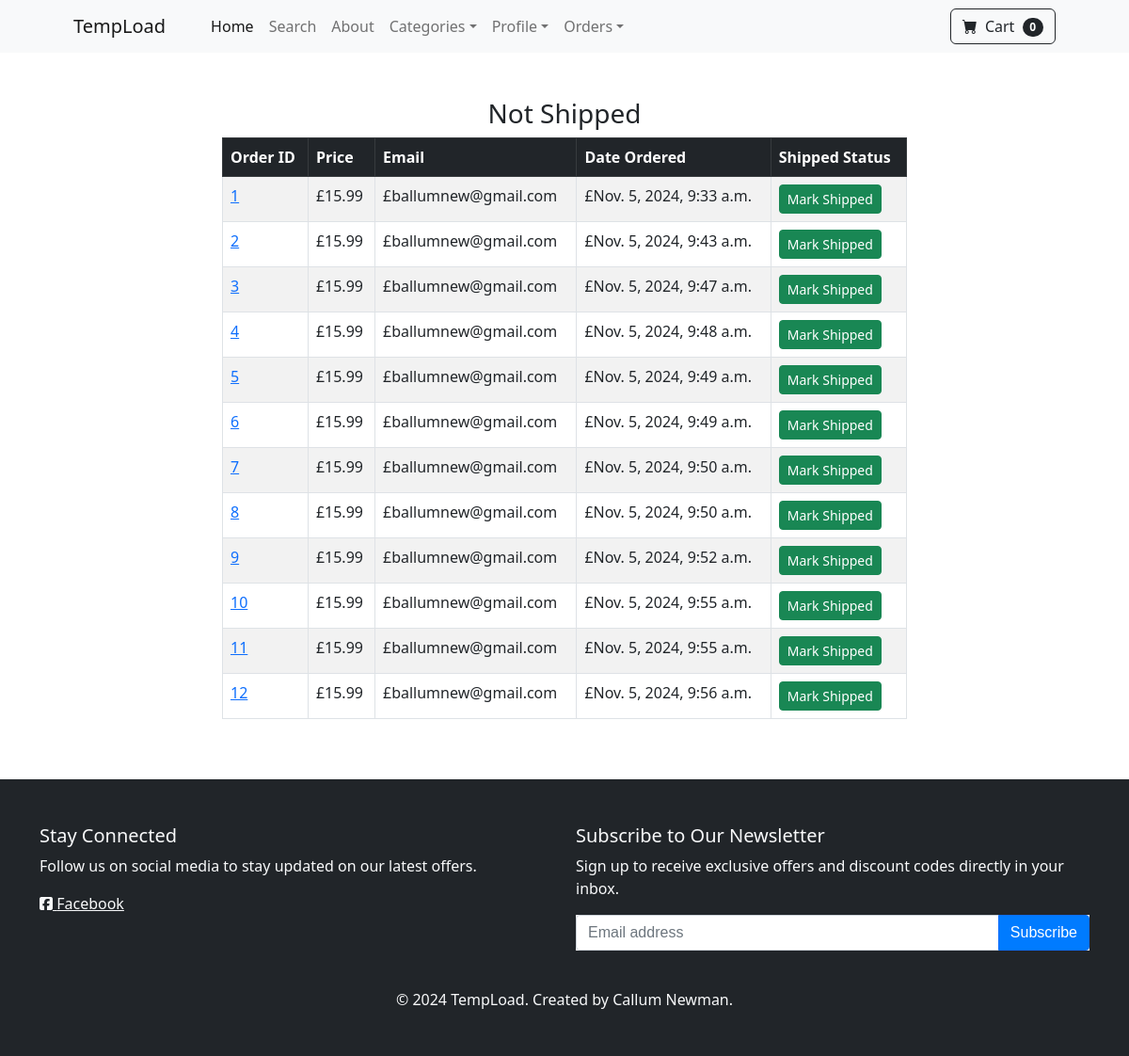
/payment/notShippedDashboard (signed in), run on the app's committed database.
### payment/models.py (models this page shows, shortened)
class Order(models.Model):
    user = models.ForeignKey(User, on_delete=models.CASCADE, null=True, blank=True)
    fullName = models.CharField(max_length=255)
    email = models.EmailField(max_length=255)
    shippingAddress = models.TextField(max_length=15000)
    amountPaid= models.DecimalField(max_digits=10, decimal_places=2)
    dateOrdered = models.DateTimeField(auto_now_add=True)
    shipped = models.BooleanField(default=False)
    dateShipped = models.DateTimeField(blank=True, null=True)
    invoice = models.CharField(max_length=250, blank=True, null=True)
    shipped = models.BooleanField(default=False)

### payment/views.py (the view, shortened to what this page needs)
# urls.py: path('notShippedDashboard',views.notShippedDashboard, name='notShippedDashboard'),
def notShippedDashboard(request):
    if request.user.is_authenticated and request.user.is_superuser:
        orders = Order.objects.filter(shipped=False)
        return render(request, "payment/notShippedDashboard.html", {"orders":orders})
    else:
        messages.success(request, "Access Denied")
        return redirect('home')

### cart/cart.py (called while the page is built)
    def __len__(self):
        return len(self.cart)

### cart/cartProcessors.py (called while the page is built)
def cart(request):
    return {'cart':Cart(request)}

### payment/templates/payment/notShippedDashboard.html (shortened to what this page needs)
{% extends 'base.html' %} {% block content %}
<div class="container">
  <div class="row">
    <center>
      <div class="col-8">
        <h3>Not Shipped</h3>
        <table class="table table-striped table-hover table-bordered">
          <thead class="table-dark">
            <tr>
              <th scope="col">Order ID</th>
              <th scope="col">Price</th>
              <th scope="col">Email</th>
              <th scope="col">Date Ordered</th>
              <th scope="col">Shipped Status</th>
            </tr>
          </thead>
          <tbody>
            {% for item in orders %}
            <tr>
              <td><a href="{% url 'orders' item.id %}">{{item.id}}</a></td>
              <td>£{{item.amountPaid}}</td>
              <td>£{{item.email}}</td>
              <td>£{{item.dateOrdered}}</td>
              <td>
                <form action="" method="POST">
                  <button type="Submit" class="btn btn-success btn-sm">Mark Shipped</button>
                </form>
              </td>
            </tr>
            {% endfor %}
          </tbody>
        </table>
      </div>
    </center>
  </div>
</div>
{% endblock %}

### data on the page
Order: id "1", amountPaid "15.99", email "ballumnew@gmail.com", dateOrdered "Nov. 5, 2024, 9:33 a.m."
Order: id "2", amountPaid "15.99", email "ballumnew@gmail.com", dateOrdered "Nov. 5, 2024, 9:43 a.m."
Order: id "3", amountPaid "15.99", email "ballumnew@gmail.com", dateOrdered "Nov. 5, 2024, 9:47 a.m."
Order: id "4", amountPaid "15.99", email "ballumnew@gmail.com", dateOrdered "Nov. 5, 2024, 9:48 a.m."
Order: id "5", amountPaid "15.99", email "ballumnew@gmail.com", dateOrdered "Nov. 5, 2024, 9:49 a.m."
Order: id "6", amountPaid "15.99", email "ballumnew@gmail.com", dateOrdered "Nov. 5, 2024, 9:49 a.m."
Order: id "7", amountPaid "15.99", email "ballumnew@gmail.com", dateOrdered "Nov. 5, 2024, 9:50 a.m."
Order: id "8", amountPaid "15.99", email "ballumnew@gmail.com", dateOrdered "Nov. 5, 2024, 9:50 a.m."
Order: id "9", amountPaid "15.99", email "ballumnew@gmail.com", dateOrdered "Nov. 5, 2024, 9:52 a.m."
Order: id "10", amountPaid "15.99", email "ballumnew@gmail.com", dateOrdered "Nov. 5, 2024, 9:55 a.m."
Order: id "11", amountPaid "15.99", email "ballumnew@gmail.com", dateOrdered "Nov. 5, 2024, 9:55 a.m."
Order: id "12", amountPaid "15.99", email "ballumnew@gmail.com", dateOrdered "Nov. 5, 2024, 9:56 a.m."

### other printed values
{{ cart|length }} "0"
